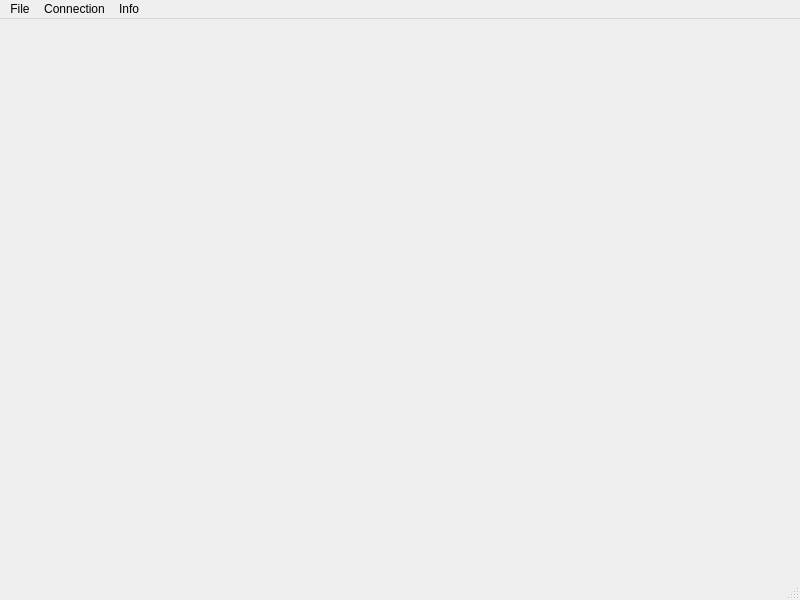
<?xml version="1.0" encoding="UTF-8"?>
<ui version="4.0">
 <class>MainWindow</class>
 <widget class="QMainWindow" name="MainWindow">
  <property name="geometry">
   <rect>
    <x>0</x>
    <y>0</y>
    <width>800</width>
    <height>600</height>
   </rect>
  </property>
  <property name="windowTitle">
   <string>PurP</string>
  </property>
  <widget class="QWidget" name="centralwidget"/>
  <widget class="QMenuBar" name="menubar">
   <property name="geometry">
    <rect>
     <x>0</x>
     <y>0</y>
     <width>800</width>
     <height>21</height>
    </rect>
   </property>
   <widget class="QMenu" name="menuFile">
    <property name="title">
     <string>File</string>
    </property>
    <addaction name="actionImport_Proxy_List"/>
    <addaction name="actionSettings"/>
    <addaction name="separator"/>
    <addaction name="actionExit"/>
   </widget>
   <widget class="QMenu" name="menuConnection">
    <property name="title">
     <string>Connection</string>
    </property>
    <widget class="QMenu" name="menuDiagnostics">
     <property name="title">
      <string>Diagnostics</string>
     </property>
     <addaction name="actionPing_All_Nodes"/>
     <addaction name="actionSpeed_Test"/>
     <addaction name="actionMTU_Discover"/>
     <addaction name="actionTrace_Route"/>
     <addaction name="actionDNS_Leak_Test"/>
    </widget>
    <addaction name="menuDiagnostics"/>
    <addaction name="separator"/>
    <addaction name="actionSmart_Mode"/>
    <addaction name="actionKill_Switch"/>
   </widget>
   <widget class="QMenu" name="menuInfo">
    <property name="title">
     <string>Info</string>
    </property>
    <addaction name="actionCheck_for_updates"/>
    <addaction name="actionAbout"/>
   </widget>
   <addaction name="menuFile"/>
   <addaction name="menuConnection"/>
   <addaction name="menuInfo"/>
  </widget>
  <widget class="QStatusBar" name="statusbar"/>
  <action name="actionImport_Proxy_List">
   <property name="text">
    <string>Import Proxy List</string>
   </property>
  </action>
  <action name="actionSettings">
   <property name="text">
    <string>Settings</string>
   </property>
  </action>
  <action name="actionExit">
   <property name="text">
    <string>Exit</string>
   </property>
  </action>
  <action name="actionPing_All_Nodes">
   <property name="text">
    <string>Ping All Nodes</string>
   </property>
  </action>
  <action name="actionSpeed_Test">
   <property name="text">
    <string>Speed Test</string>
   </property>
  </action>
  <action name="actionMTU_Discover">
   <property name="text">
    <string>MTU Discover</string>
   </property>
  </action>
  <action name="actionTrace_Route">
   <property name="text">
    <string>Trace Route</string>
   </property>
  </action>
  <action name="actionDNS_Leak_Test">
   <property name="text">
    <string>DNS Leak Test</string>
   </property>
  </action>
  <action name="actionKill_Switch">
   <property name="checkable">
    <bool>true</bool>
   </property>
   <property name="text">
    <string>Kill Switch</string>
   </property>
  </action>
  <action name="actionSmart_Mode">
   <property name="checkable">
    <bool>true</bool>
   </property>
   <property name="text">
    <string>Smart Mode</string>
   </property>
  </action>
  <action name="actionCheck_for_updates">
   <property name="text">
    <string>Check for updates</string>
   </property>
  </action>
  <action name="actionAbout">
   <property name="text">
    <string>About</string>
   </property>
  </action>
 </widget>
 <resources/>
 <connections/>
</ui>
